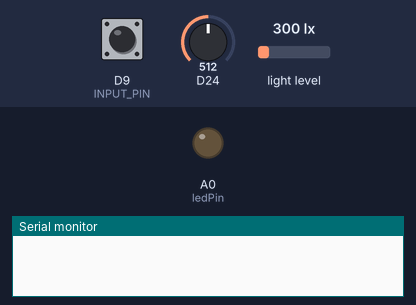
This program was run on a simulated Arduino MKR. Shown: output pins drawn as LEDs (lit = HIGH), the last lines printed to the serial monitor. Inputs (shaded band) come from the test bench; at power-on: D9 (INPUT_PIN) HIGH, D24 = 512, light level 300 lx.

Above: at 1.2 s.
1.3 s: D9 (INPUT_PIN) pulled LOW for 0.15 s
At 2.5 s:
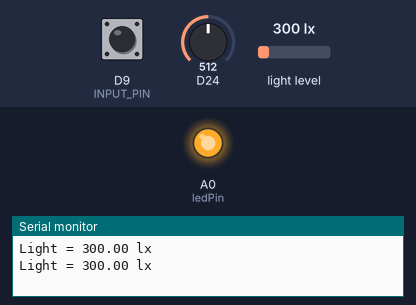
Timing chart, 0 to 4.3 s (numbered marks = the images above; inputs shaded):
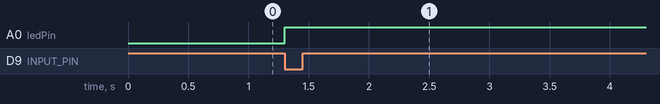

The program:

main.cpp
```cpp
#include <Arduino_MKRENV.h>

#define INPUT_PIN 9 // BUTTON
int ledPin = A0; // LED

void setup() {
  Serial.begin(9600);

  pinMode(INPUT_PIN, INPUT_PULLUP); // BUTTON
  pinMode (ledPin, OUTPUT); // LED
  while (!Serial);

  if (!ENV.begin()) {
    Serial.println("Failed to initialize MKR ENV shield!");
    while (1);
  }
}

void loop() {

if (digitalRead(INPUT_PIN) == LOW) { // Pressed button

  float illuminance = ENV.readIlluminance();
  Serial.print("Light = ");
  Serial.print(illuminance);
  Serial.println(" lx");

  int value = analogRead(INPUT_PIN);
  value = map(illuminance, 400, 500, 255, 0); // Adjusting brightnes on LED. In the dark room: LED on, no light: LED off
  analogWrite(ledPin, value);
  Serial.println();
  delay(100);
 }
}
```

Measured:
- after the input at 1.3 s, A0 (ledPin): LOW → HIGH at once
